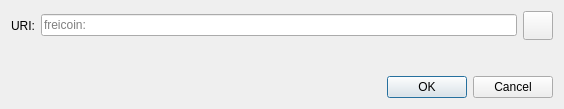
<?xml version="1.0" encoding="UTF-8"?>
<ui version="4.0">
 <class>OpenURIDialog</class>
 <widget class="QDialog" name="OpenURIDialog">
  <property name="geometry">
   <rect>
    <x>0</x>
    <y>0</y>
    <width>564</width>
    <height>109</height>
   </rect>
  </property>
  <property name="windowTitle">
   <string>Open freicoin URI</string>
  </property>
  <layout class="QVBoxLayout" name="verticalLayout">
   <item>
    <layout class="QHBoxLayout" name="horizontalLayout">
     <item>
      <widget class="QLabel" name="label">
       <property name="text">
        <string>URI:</string>
       </property>
      </widget>
     </item>
     <item>
      <widget class="QValidatedLineEdit" name="uriEdit">
       <property name="placeholderText">
        <string notr="true">freicoin:</string>
       </property>
      </widget>
     </item>
     <item>
      <widget class="QToolButton" name="pasteButton">
       <property name="toolTip">
        <string extracomment="Tooltip text for button that allows you to paste an address that is in your clipboard.">Paste address from clipboard</string>
       </property>
       <property name="text">
        <string/>
       </property>
       <property name="icon">
        <iconset resource="../freicoin.qrc">
         <normaloff>:/icons/editpaste</normaloff>:/icons/editpaste
        </iconset>
       </property>
       <property name="iconSize">
        <size>
         <width>22</width>
         <height>22</height>
        </size>
       </property>
      </widget>
     </item>
    </layout>
   </item>
   <item>
    <spacer name="verticalSpacer">
     <property name="orientation">
      <enum>Qt::Vertical</enum>
     </property>
     <property name="sizeHint" stdset="0">
      <size>
       <width>20</width>
       <height>40</height>
      </size>
     </property>
    </spacer>
   </item>
   <item>
    <widget class="QDialogButtonBox" name="buttonBox">
     <property name="orientation">
      <enum>Qt::Horizontal</enum>
     </property>
     <property name="standardButtons">
      <set>QDialogButtonBox::Cancel|QDialogButtonBox::Ok</set>
     </property>
    </widget>
   </item>
  </layout>
 </widget>
 <customwidgets>
  <customwidget>
   <class>QValidatedLineEdit</class>
   <extends>QLineEdit</extends>
   <header>qt/qvalidatedlineedit.h</header>
  </customwidget>
 </customwidgets>
 <resources/>
 <connections>
  <connection>
   <sender>buttonBox</sender>
   <signal>accepted()</signal>
   <receiver>OpenURIDialog</receiver>
   <slot>accept()</slot>
   <hints>
    <hint type="sourcelabel">
     <x>248</x>
     <y>254</y>
    </hint>
    <hint type="destinationlabel">
     <x>157</x>
     <y>274</y>
    </hint>
   </hints>
  </connection>
  <connection>
   <sender>buttonBox</sender>
   <signal>rejected()</signal>
   <receiver>OpenURIDialog</receiver>
   <slot>reject()</slot>
   <hints>
    <hint type="sourcelabel">
     <x>316</x>
     <y>260</y>
    </hint>
    <hint type="destinationlabel">
     <x>286</x>
     <y>274</y>
    </hint>
   </hints>
  </connection>
 </connections>
</ui>
